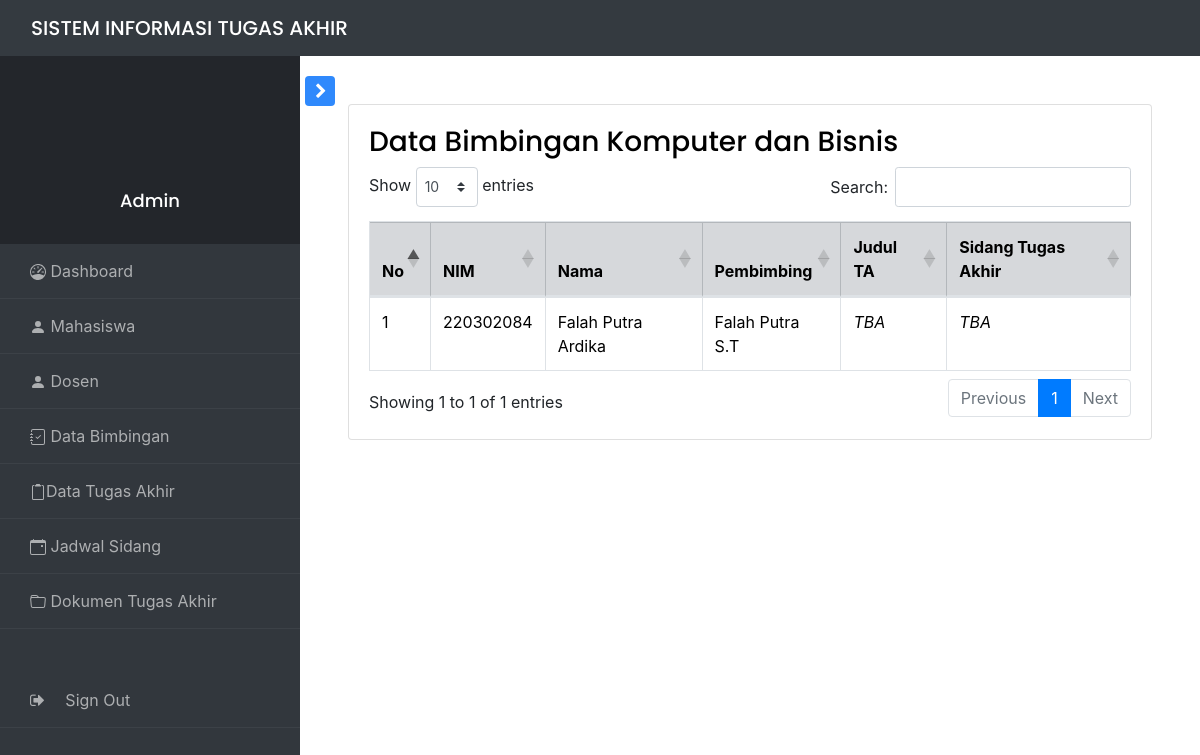
/views/Admin/tajur?id=Komputer dan Bisnis, run on the app's committed database.
### tables this page shows
CREATE TABLE `mahasiswa` (
  `nim` int NOT NULL,
  `nip` int DEFAULT NULL,
  `nama_mhs` varchar(50) NOT NULL,
  `prodi_mhs` varchar(50) NOT NULL,
  `alamat` varchar(50) NOT NULL,
  `ttl` varchar(50) NOT NULL,
  `kontak` varchar(50) NOT NULL,
  `angkatan` varchar(20) NOT NULL
);

CREATE TABLE `dosen` (
  `nip` int NOT NULL,
  `nama_dosen` varchar(50) NOT NULL,
  `jurusan` varchar(50) NOT NULL,
  `alamat` varchar(50) NOT NULL,
  `kontak` varchar(20) NOT NULL
);

### controllers/mahasiswaController.php (called while the page is built, shortened)
<?php
include_once '../../models/mahasiswa.php';
class mahasiswaController{
    private $model;
    public function __construct($db){
        $this->model = new mahasiswa($db);
    }
    public function getmhsbyjurusan($prodi_mhs){
        return $this->model->getmhsbyjurusan($prodi_mhs);
    }
}

### models/mahasiswa.php (called while the page is built, shortened)
<?php
class mahasiswa{
    private $koneksi;
    public function __construct($db){
        $this->koneksi = $db;
    }
    public function getmhsbyjurusan($prodi_mhs){
        $query ="SELECT * FROM mahasiswa WHERE prodi_mhs = '$prodi_mhs'";
        $result = mysqli_query($this->koneksi, $query);
        return $result;
    }
    }
?>

### controllers/dosenController.php (called while the page is built, shortened)
<?php
include_once '../../models/dosen.php';
class dosenController{
    private $model;
    public function __construct($db){
        $this->model = new dosen($db);
    }
    public function getnamabynip($nip){
        return $this->model->getnamabynip($nip);
    }
}

### models/dosen.php (called while the page is built, shortened)
<?php
class dosen{
    private $koneksi;
    public function __construct($db){
        $this->koneksi = $db;
    }
    public function getnamabynip($nip){
        $query = "SELECT * from dosen where nip ='$nip'";
        $result = mysqli_query($this->koneksi,$query);
        return $result;
    }
}
?>

### views/Admin/tajur.php (the view, shortened to what this page needs)
<?php
include_once '../../config.php';
include_once '../../controllers/mahasiswaController.php';
include_once '../../controllers/dosenController.php';
require '../../navbar_adm.php';
$database = new database;
$db = $database->getKoneksi();
$prodi_mhs = $_GET['id'];
$mahasiswaController = new MahasiswaController($db);
$dosenController = new dosenController($db);
$mahasiswa = $mahasiswaController->getmhsbyjurusan($prodi_mhs);
$dosen = mysqli_fetch_assoc($mahasiswa);
$nip = $dosen['nip'];
$pembimbing = $dosenController->getnamabynip($nip);
?>
<div id="content" class="p-4 p-md-5 pt-5">
    <div class="card recent-sales overflow-auto">
        <div class="card-body">
            <h3>Data Bimbingan <?php echo $prodi_mhs ?></h3>
            <table class="table table-bordered" id="sortTable">
                <thead>
                    <tr class="table-secondary">
                        <th scope="col">No</th>
                        <th scope="col">NIM</th>
                        <th>Nama</th>
                        <th>Pembimbing</th>
                        <th>Judul TA</th>
                        <th>Sidang Tugas Akhir</th>
                    </tr>
                </thead>
                <?php
                $no = 1;
                foreach ($mahasiswa as $x) {
                ?>
                    <tr>
                        <td><?php echo $no++ ?></td>
                        <td><?php echo $x['nim'] ?></td>
                        <td><?php echo $x['nama_mhs'] ?></td>
                        <td><?php $row = mysqli_fetch_assoc($pembimbing);
                            echo $row['nama_dosen'] ?></td>
                        <td><i>TBA</i></td>
                        <td><i>TBA</i></td>
                    </tr>
                <?php
                }
                ?>
            </table>
        </div>
    </div>
    <!DOCTYPE html>
    <html lang="en">
    <head>
        <link rel="stylesheet" href="https://maxcdn.bootstrapcdn.com/bootstrap/4.5.2/css/bootstrap.min.css">
        <link rel="stylesheet" href="https://cdn.datatables.net/1.10.22/css/dataTables.bootstrap4.min.css">
    </head>
    </body>
    </html>

### data on the page
mahasiswa: nim "220302084", nama_mhs "Falah Putra Ardika", nip.nama_dosen "Falah Putra S.T"

### other printed values
$prodi_mhs "Komputer dan Bisnis"
